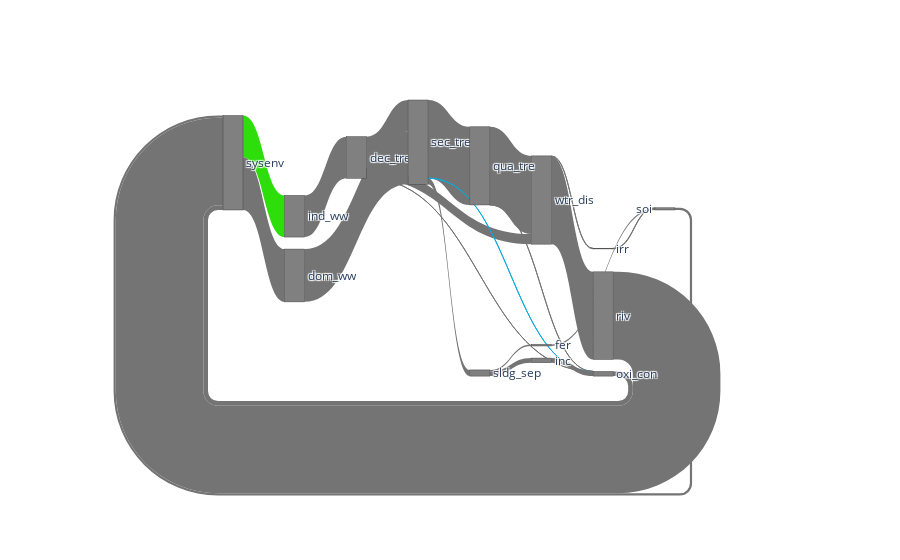

The notebook cell this image was saved under:
### Code cell
colors = {
    "default": "rgb(116,116,116)",
    "sysenv => ind_ww": "rgb(45,222,10)",
    "sec_tre => oxi_con": "rgb(10,169,222)",
}
fig = fde.PlotlySankeyPlotter(
    mfa=mfa_wt, exclude_processes=[], flow_color_dict=colors
).plot()
fig.show()

### Figure 1 — Plotly figure (JSON) as saved in the notebook; plotly's stock layout.template omitted (floating-point values rounded to 4 significant figures)
{"data": [{"arrangement": "snap", "link": {"color": ["rgb(45,222,10)", "rgb(116,116,116)", "rgb(116,116,116)", "rgb(116,116,116)", "rgb(116,116,116)", "rgb(116,116,116)", "rgb(116,116,116)", "rgb(116,116,116)", "rgb(116,116,116)", "rgb(10,169,222)", "rgb(116,116,116)", "rgb(116,116,116)", "rgb(116,116,116)", "rgb(116,116,116)", "rgb(116,116,116)", "rgb(116,116,116)", "rgb(116,116,116)", "rgb(116,116,116)", "rgb(116,116,116)", "rgb(116,116,116)", "rgb(116,116,116)", "rgb(116,116,116)", "rgb(116,116,116)", "rgb(116,116,116)", "rgb(116,116,116)", "rgb(116,116,116)"], "label": ["sysenv => ind_ww", "sysenv => dom_ww", "ind_ww => dec_tre", "dom_ww => sec_tre", "dec_tre => sec_tre", "dec_tre => wtr_dis", "dec_tre => oxi_con", "sec_tre => qua_tre", "sec_tre => sldg_sep", "sec_tre => oxi_con", "qua_tre => wtr_dis", "qua_tre => inc", "qua_tre => oxi_con", "wtr_dis => irr", "wtr_dis => riv", "sldg_sep => inc", "sldg_sep => fer", "irr => soi", "fer => soi", "inc => lan", "inc => co2", "inc => oxi_con", "oxi_con => sysenv", "co2 => sysenv", "soi => sysenv", "riv => sysenv"], "source": [0, 0, 1, 2, 3, 3, 3, 4, 4, 4, 13, 13, 13, 9, 9, 5, 5, 10, 7, 6, 6, 6, 14, 12, 8, 11], "target": [1, 2, 3, 4, 4, 9, 14, 13, 5, 14, 9, 6, 14, 10, 11, 6, 7, 8, 8, 15, 12, 14, 0, 0, 0, 0], "value": [27270000000.0, 34580000000.0, 27270000000.0, 34580000000.0, 20660000000.0, 6614000000.0, 653.0, 51190000000.0, 4046000000.0, 1993.0, 51190000000.0, 0, 3333.0, 429700000.0, 57370000000.0, 3035000000.0, 1011000000.0, 429700000.0, 1011000000.0, -100.6, -1911.0, 3035000000.0, 3035000000.0, -1911.0, 1441000000.0, 57370000000.0]}, "node": {"color": ["gray", "gray", "gray", "gray", "gray", "gray", "gray", "gray", "gray", "gray", "gray", "gray", "gray", "gray", "gray", "gray"], "label": ["sysenv", "ind_ww", "dom_ww", "dec_tre", "sec_tre", "sldg_sep", "inc", "fer", "soi", "wtr_dis", "irr", "riv", "co2", "qua_tre", "oxi_con", "lan"], "pad": 10}, "type": "sankey"}], "layout": {}}
